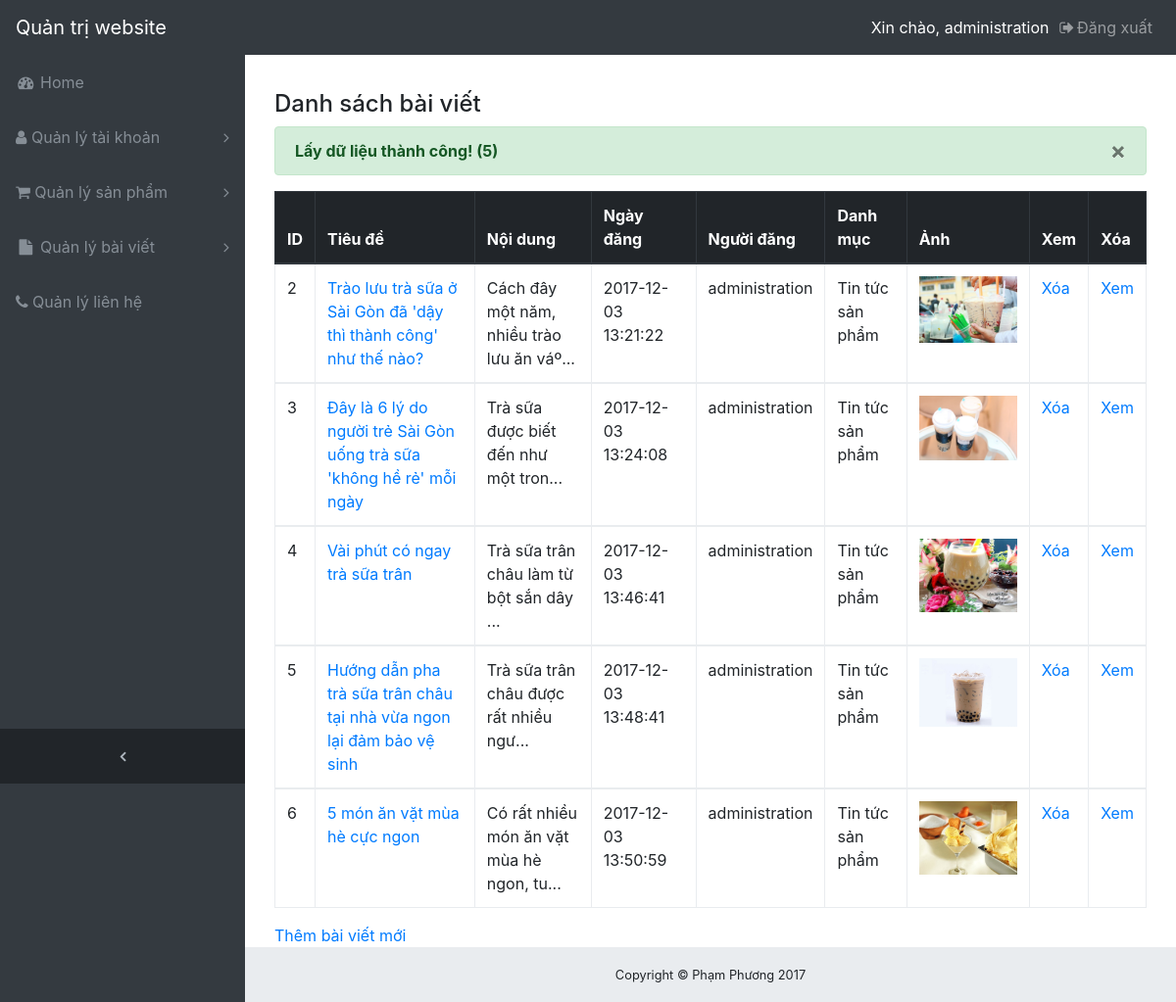
The app's page /index.php?controller=admin-article&action=list-article (signed in) with its own data.
### tables this page shows
CREATE TABLE `baiviet` (
  `id` int(11) NOT NULL,
  `tieu_de` varchar(255) NOT NULL,
  `noi_dung` text NOT NULL,
  `ngay_dang` TIMESTAMP DEFAULT CURRENT_TIMESTAMP,
  `id_tai_khoan` int(11) NOT NULL,
  `id_danh_muc` int(11) NOT NULL,
  `hinh_anh` varchar(255) NOT NULL
);

CREATE TABLE `taikhoan` (
  `id` int(11) NOT NULL,
  `ten_dang_nhap` varchar(30) NOT NULL,
  `mat_khau` varchar(40) NOT NULL,
  `email` varchar(50) NOT NULL,
  `id_nhom_tai_khoan` int(11) NOT NULL
);

CREATE TABLE `danhmucbaiviet` (
  `id` int(11) NOT NULL,
  `ten_danh_muc` varchar(100) NOT NULL
);

### Controller/AdminArticleController.php (called while the page is built, shortened)
<?php
require_once app_path . '/Model/AdminArticleModel.php';
function listArticleAction()
{
    $dataView = null;
    $total_records = countArticle();
    $total_pages = ceil($total_records / _admin_page_limit);
    $current_page = @intval($_GET['page']);
    if ($current_page < 1)
        $current_page = 1;
    $offset = ($current_page - 1) * _admin_page_limit;
    $list = Select_All_Article($offset);
    if (is_array($list)) {
        $dataView['data'] = $list;
        $dataView['total_pages'] = $total_pages;
        $dataView['msg'] = 'Lấy dữ liệu thành công!';
    } else {
        $dataView['msg'] = $list;
    }
    renderView($dataView);
}

### Model/AdminArticleModel.php (called while the page is built, shortened)
<?php
function Select_All_Article($offset = 0)
{
    $dataArticle = null;
    $article_show_limit = _admin_page_limit;
    $sql = "select baiviet.id,tieu_de,noi_dung,ngay_dang,id_tai_khoan,taikhoan.ten_dang_nhap,danhmucbaiviet.ten_danh_muc,id_danh_muc,hinh_anh
            from baiviet,danhmucbaiviet,taikhoan
            WHERE baiviet.id_tai_khoan = taikhoan.id
            and baiviet.id_danh_muc = danhmucbaiviet.id
            LIMIT $offset,$article_show_limit";
    $res = mysqli_query($GLOBALS['conn'], $sql);
    if ($res === false) {
        $dataArticle = "Lỗi không thể lấy dữ liệu " . mysqli_error($GLOBALS['conn']);
        return $dataArticle;
    } else {
        while ($row = mysqli_fetch_assoc($res)) {
            $dataArticle[] = $row;
        }
        return $dataArticle;
    }
}

### View/admin-article/list-article.phtml (the view, shortened to what this page needs)
<div class="container-fluid">
    <h4 class="margin-top-20">Danh sách bài viết</h4>
    <div class="alert alert-success alert-dismissable fade show">
        <button type="button" class="close" data-dismiss="alert">&times;</button>
        <?php
        if (!empty($data['msg'])) {
            $tong = count($data['data']);
            echo '<b>' . $data['msg'] . " ($tong)</b>";
        }
        ?>
    </div>
    <div class="table-responsive">
        <table class="table table-bordered table-hover">
            <thead class="thead-dark">
             <th>ID</th>
            <th>Tiêu đề</th>
            <th>Nội dung</th>
            <th>Ngày đăng</th>
            <th>Người đăng</th>
            <th>Danh mục</th>
            <th>Ảnh</th>
            <th>Xem</th>
            <th>Xóa</th>
            </thead>
            <?php
            foreach ($data['data'] as $row) {
            $link        = '?controller=admin-article&action=edit-article&id=' . $row['id'];
            $link_delete = '?controller=admin-article&action=delete-article&id=' . $row['id'];
            $link_view = '?controller=article&action=detail&id=' . $row['id'];
            ?>
            <tbody>
            <tr>
                <td><?php echo $row['id']; ?></td>
                <td><a href="<?php echo $link ?>"><?php echo $row['tieu_de']; ?></a></td>
                <td><?php
                    $count_content = strlen($row['noi_dung']);
                    if($count_content > 50){
                        $short_str = substr($row['noi_dung'],0,50);
                        $short_str .='...';
                    }
                    else
                        $short_str = $row['noi_dung'];
                    echo $short_str; ?></td>
                <td><?php echo $row['ngay_dang']; ?></td>
                <td><?php echo $row['ten_dang_nhap']; ?></td>
                <td><?php echo $row['ten_danh_muc']; ?></td>
                <td><img style="max-width: 100px !important;" class="img-fluid" src=".<?php echo _app_path_images_public.'/images-article/'.$row['hinh_anh']; ?>"</td>
                <td><a href="<?php echo $link_delete ?>">Xóa</a></td>
                <td><a href="<?php echo $link_view ?>">Xem</a></td>
            </tr>
            <?php } ?>
            </tbody>
        </table>
    </div>
    <a href="?controller=admin-article&action=add-article">Thêm bài viết mới</a>
</div>

### public/backend/css/style.css (style rules this page uses)
.margin-top-20 { margin-top: 20px; }
body { margin: 0px; padding: 0px; }
a { color:#8cc63f; }

### public/backend/css/sb-admin.css (style rules this page uses)
html { position: relative; min-height: 100%; }
body { overflow-x: hidden; }
body.sticky-footer { margin-bottom: 56px; }
body.fixed-nav { padding-top: 56px; }

### records on screen
baiviet: id "2", tieu_de "Trào lưu trà sữa ở Sài Gòn đã 'dậy thì thành công' như thế nào?", noi_dung "Cách đây một năm, nhiều trào lưu ăn váº...", ngay_dang "2017-12-03 13:21:22", id_tai_khoan.ten_dang_nhap "administration", id_danh_muc.ten_danh_muc "Tin tức sản phẩm", hinh_anh (picture)
baiviet: id "3", tieu_de "Đây là 6 lý do người trẻ Sài Gòn uống trà sữa 'không hề rẻ' mỗi ngày", noi_dung "Trà sữa được biết đến như một tron...", ngay_dang "2017-12-03 13:24:08", id_tai_khoan.ten_dang_nhap "administration", id_danh_muc.ten_danh_muc "Tin tức sản phẩm", hinh_anh (picture)
baiviet: id "4", tieu_de "Vài phút có ngay trà sữa trân", noi_dung "Trà sữa trân châu làm từ bột sắn dây ...", ngay_dang "2017-12-03 13:46:41", id_tai_khoan.ten_dang_nhap "administration", id_danh_muc.ten_danh_muc "Tin tức sản phẩm", hinh_anh (picture)
baiviet: id "5", tieu_de "Hướng dẫn pha trà sữa trân châu tại nhà vừa ngon lại đảm bảo vệ sinh", noi_dung "Trà sữa trân châu được rất nhiều ngư...", ngay_dang "2017-12-03 13:48:41", id_tai_khoan.ten_dang_nhap "administration", id_danh_muc.ten_danh_muc "Tin tức sản phẩm", hinh_anh (picture)
baiviet: id "6", tieu_de "5 món ăn vặt mùa hè cực ngon", noi_dung "Có rất nhiều món ăn vặt mùa hè ngon, tu...", ngay_dang "2017-12-03 13:50:59", id_tai_khoan.ten_dang_nhap "administration", id_danh_muc.ten_danh_muc "Tin tức sản phẩm", hinh_anh (picture)

### other values on screen
$data['msg'] "Lấy dữ liệu thành công!"
$tong "5"
